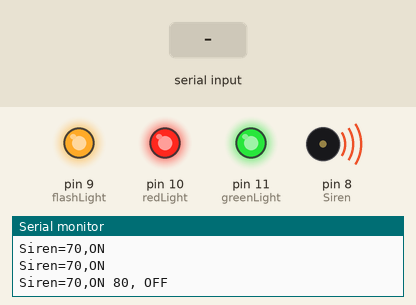
Recording of a sketch running on a simulated Arduino Uno, built with avr-gcc and run on an emulated ATmega328P. Shown: output pins drawn as LEDs (lit = HIGH), buzzer (waves = sounding, pin HIGH), the last lines printed to the serial monitor. The test bench sets the inputs (shaded band).

Above: at 1.2 s.
1.3 s: "30,150\n" received over Serial
At 2.5 s:
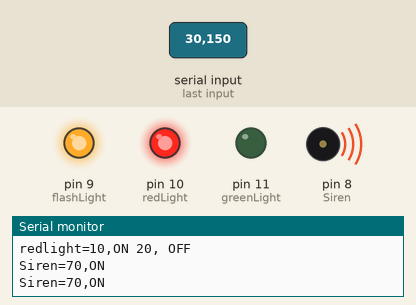
2.8 s: "10\n" received over Serial
At 3.5 s:
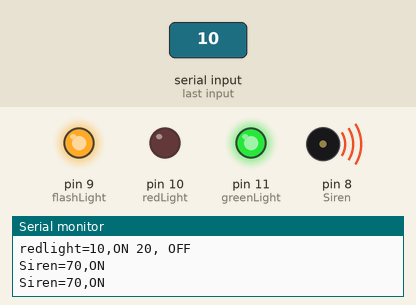
4.4 s: "50\n" received over Serial
At 5.0 s:
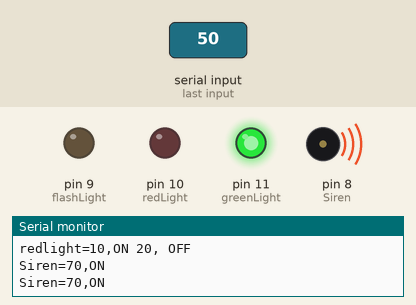
5.9 s: "20\n" received over Serial
At 6.4 s:
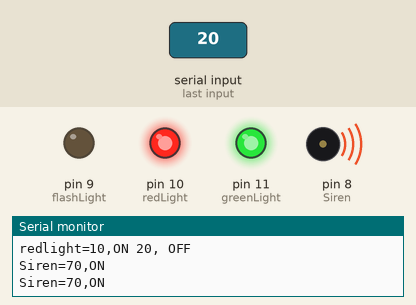
7.4 s: "30\n" received over Serial
At 8.5 s:
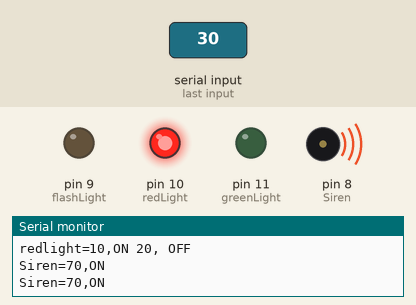
Timing chart, 0 to 9.9 s (numbered marks = the images above; inputs shaded):
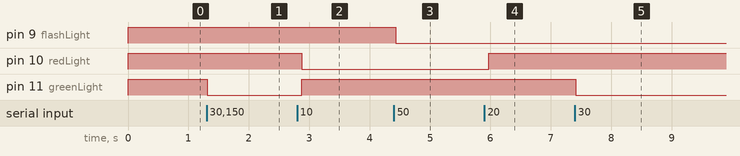

The sketch:

Light_Alarm_Control_Serial_Trigger.ino
```cpp
int flashLight=9;
int Siren=8;
int greenLight=11;
int redLight=10;
void setup(){
Serial.begin(9600);
pinMode(flashLight, OUTPUT);
pinMode(Siren, OUTPUT);
pinMode(greenLight, OUTPUT);
pinMode(redLight, OUTPUT);
digitalWrite(flashLight,HIGH);
digitalWrite(greenLight,HIGH);
digitalWrite(redLight,HIGH);
digitalWrite(Siren,HIGH);
}

void loop() {
Serial.println("Siren=70,ON 80, OFF");
Serial.println("redlight=10,ON 20, OFF");
Serial.println("redlight=10,ON 20, OFF");
Serial.println("Siren=70,ON");
Serial.println("Siren=70,ON");
if (Serial.available()>0){
int state=Serial.parseInt();
  if (state ==10){
digitalWrite(redLight, LOW);
digitalWrite(greenLight, HIGH);
Serial.println("Red Light On");
Serial.println("Green Light Off");}

if (state ==20){
digitalWrite(redLight, HIGH);
Serial.println("Red Light OFF");}

if (state ==30){
digitalWrite(greenLight, LOW);
digitalWrite(redLight, HIGH);
Serial.println("Green Light On");
Serial.println("Green Light Off");}

if (state ==40){
digitalWrite(greenLight, HIGH);
Serial.println("Green Light OFF");}

if (state ==50){
digitalWrite(flashLight, LOW);
Serial.println(" Flash Light On");}

if (state ==60){
digitalWrite(flashLight, HIGH);
Serial.println("Flash Light Off");}

if (state ==70){
digitalWrite(Siren, LOW);
digitalWrite(flashLight, LOW);
Serial.println("Siren On");
delay(3000);
digitalWrite(Siren, HIGH);
}

if (state ==80){
digitalWrite(Siren, HIGH);
Serial.println("Siren Off");}

}

}
```

Measured:
- after the input at 1.3 s, pin 11 (greenLight): HIGH → LOW at once
- after the input at 2.8 s, pin 10 (redLight): HIGH → LOW after 0.08 s; pin 11 (greenLight): LOW → HIGH after 0.08 s
- after the input at 4.4 s, pin 9 (flashLight): HIGH → LOW at once
- after the input at 5.9 s, pin 10 (redLight): LOW → HIGH after 0.07 s
- after the input at 7.4 s, pin 11 (greenLight): HIGH → LOW at once
